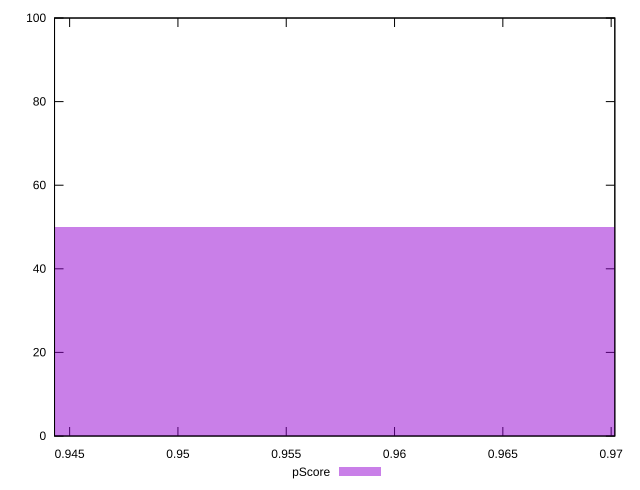

gnuplot code for this plot:
reset

$pScore <<EOF
0.9628332944224826 50
0.9360879251329691 50
EOF

set key outside below
set boxwidth 0.026745369289513404
set xrange [0.9443030417368379:0.9701695035748684]
set yrange [0:100]
set trange [0:100]
set style fill transparent solid 0.5 noborder
set terminal svg size 640, 490 enhanced background rgb 'white'
set output "report_00008_2021-01-22T20:58:29.167/first-meaningful-paint/samples/pages+cached+noexternal+noimg/pScore/histogram.svg"

plot $pScore title "pScore" with boxes

reset
